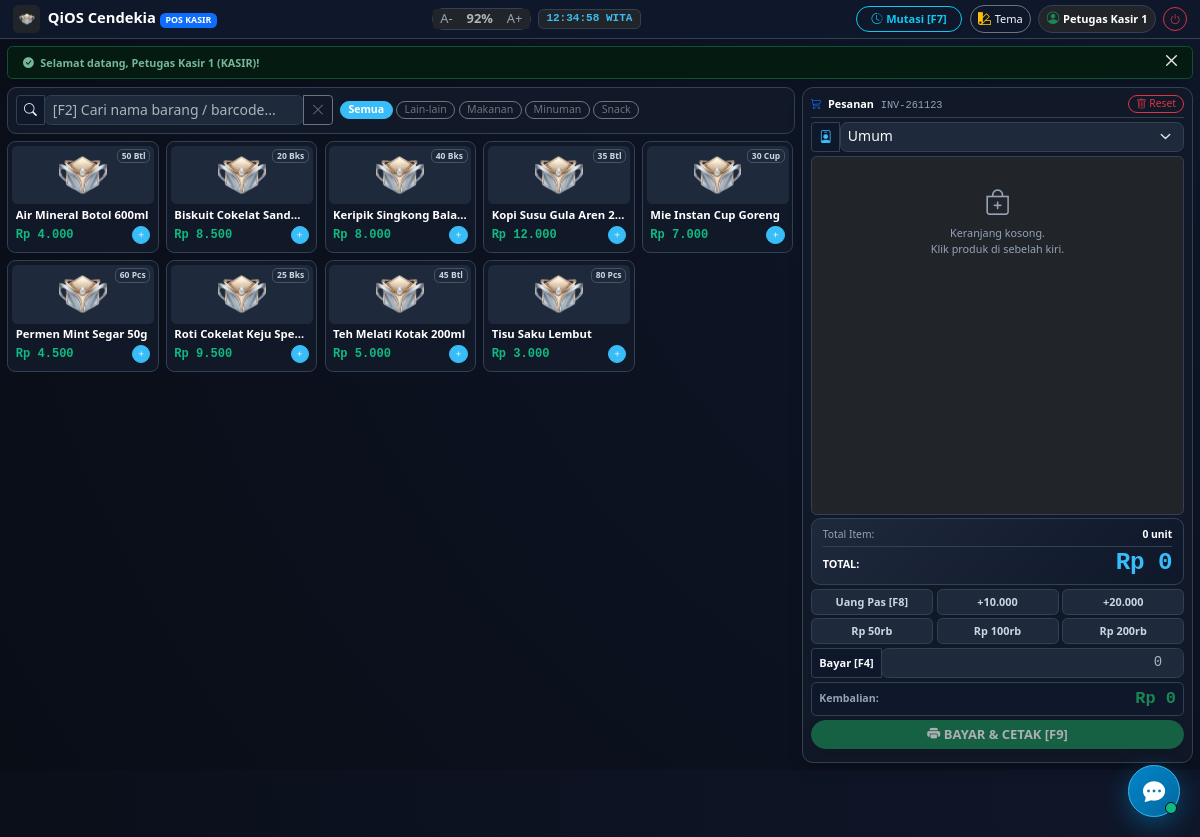
The app's page /qios/index.php (signed in) with its own data.
### tables this page shows
CREATE TABLE `kategori` (
    `id` INT AUTO_INCREMENT PRIMARY KEY,
    `nama_kategori` VARCHAR(100) NOT NULL UNIQUE,
    `deskripsi` VARCHAR(255) NULL,
    `created_at` TIMESTAMP DEFAULT CURRENT_TIMESTAMP
);

CREATE TABLE `produk` (
    `id` INT AUTO_INCREMENT PRIMARY KEY,
    `kategori_id` INT NULL,
    `satuan_id` INT NULL,
    `nama_produk` VARCHAR(150) NOT NULL,
    `barcode` VARCHAR(100) NULL,
    `harga` DECIMAL(12, 2) NOT NULL DEFAULT 0.00,
    `stok` INT NOT NULL DEFAULT 0,
    `deskripsi` TEXT NULL,
    `foto` VARCHAR(255) NULL,
    `created_at` TIMESTAMP DEFAULT CURRENT_TIMESTAMP,
    `updated_at` TIMESTAMP DEFAULT CURRENT_TIMESTAMP ON UPDATE CURRENT_TIMESTAMP,
    FOREIGN KEY (`kategori_id`) REFERENCES `kategori`(`id`) ON DELETE SET NULL,
    FOREIGN KEY (`satuan_id`) REFERENCES `satuan`(`id`) ON DELETE SET NULL
);

CREATE TABLE `satuan` (
    `id` INT AUTO_INCREMENT PRIMARY KEY,
    `nama_satuan` VARCHAR(100) NOT NULL UNIQUE,
    `kode_satuan` VARCHAR(20) NOT NULL,
    `deskripsi` VARCHAR(255) NULL,
    `created_at` TIMESTAMP DEFAULT CURRENT_TIMESTAMP
);

### qios/index.php (the view, shortened to what the rows shown need)
<?php
require_once __DIR__ . '/../config/database.php';
require_once __DIR__ . '/../config/auth.php';
$logo_rel_root = function_exists('get_app_logo_path') ? get_app_logo_path() : 'assets/images/logo.png';
$logo_v = file_exists(__DIR__ . '/../' . $logo_rel_root) ? filemtime(__DIR__ . '/../' . $logo_rel_root) : time();
$logo_url_kasir = function_exists('get_app_logo') ? get_app_logo('../') : ('../' . $logo_rel_root . '?v=' . $logo_v);
try {
    $stmt_kat = $pdo->query("SELECT * FROM kategori ORDER BY nama_kategori ASC");
    $kategori_list = $stmt_kat->fetchAll();
    $stmt_prod = $pdo->query("
        SELECT p.*, k.nama_kategori, s.nama_satuan, s.kode_satuan
        FROM produk p
        LEFT JOIN kategori k ON p.kategori_id = k.id
        LEFT JOIN satuan s ON p.satuan_id = s.id
        ORDER BY p.stok > 0 DESC, p.nama_produk ASC
    ");
    $produk_list = $stmt_prod->fetchAll();
} catch (PDOException $e) {
    die("Database Error: " . $e->getMessage());
}
$theme_info = function_exists('get_current_theme_data') ? get_current_theme_data() : ['mode' => 'dark'];
$theme_key  = function_exists('get_app_theme') ? get_app_theme() : 'midnight';
?>
<!DOCTYPE html>
<html lang="id" data-bs-theme="<?= $theme_info['mode'] ?>" data-theme="<?= e($theme_key) ?>">
<head>
    <link href="https://cdn.jsdelivr.net/npm/bootstrap@5.3.2/dist/css/bootstrap.min.css" rel="stylesheet">
    <link href="https://cdn.jsdelivr.net/npm/bootstrap-icons@1.11.3/font/bootstrap-icons.min.css" rel="stylesheet">
</head>
<body>
<main class="container-fluid py-2 px-2 flex-grow-1">
    <div class="row g-2">
        <div class="col-lg-8 col-xl-8 col-xxl-9">
            <div class="card border-0 p-2 mb-2" style="background-color: var(--bg-card); border: 1px solid var(--border-color) !important; border-radius: 10px;">
                <div class="row g-2 align-items-center">
                    <div class="col-md-7">
                        <div class="d-flex gap-1 overflow-x-auto pb-0" id="categoryPills">
                            <button type="button" class="btn btn-sm btn-primary rounded-pill px-2 py-0 kat-btn active" style="font-size: 0.72rem;" data-kat="all" onclick="filterCategory('all', this)">
                                Semua
                            </button>
                            <?php foreach ($kategori_list as $kat): ?>
                                <button type="button" class="btn btn-sm btn-outline-secondary rounded-pill px-2 py-0 kat-btn text-nowrap" style="font-size: 0.72rem;" data-kat="<?= (int)$kat['id'] ?>" onclick="filterCategory(<?= (int)$kat['id'] ?>, this)">
                                    <?= e($kat['nama_kategori']) ?>
                                </button>
                            <?php endforeach; ?>
                        </div>
                    </div>
                </div>
            </div>
            <div class="row row-cols-2 row-cols-sm-3 row-cols-md-4 row-cols-xl-5 row-cols-xxl-6 g-2" id="productGrid" style="max-height: calc(100vh - 125px); overflow-y: auto; padding-right: 2px;">
                <?php foreach ($produk_list as $p): ?>
                    <?php
                        $habis = ((int)$p['stok'] <= 0);
                        $kat_id = (int)($p['kategori_id'] ?? 0);
                        $sat_code = e($p['kode_satuan'] ?? ($p['nama_satuan'] ?? 'pcs'));
                    ?>
                    <div class="col product-item"
                         data-id="<?= (int)$p['id'] ?>"
                         data-nama="<?= e($p['nama_produk']) ?>"
                         data-harga="<?= (float)$p['harga'] ?>"
                         data-stok="<?= (int)$p['stok'] ?>"
                         data-satuan="<?= $sat_code ?>"
                         data-kat="<?= $kat_id ?>">
                        <div class="pos-product-card p-1 <?= $habis ? 'out-of-stock' : '' ?>"
                             onclick='addToCart(<?= (int)$p['id'] ?>, <?= json_encode($p['nama_produk']) ?>, <?= (float)$p['harga'] ?>, <?= (int)$p['stok'] ?>, <?= json_encode($sat_code) ?>)'>
                            <div class="product-icon-wrap rounded mb-1">
                                <?php if (!empty($p['foto']) && file_exists(__DIR__ . '/../' . $p['foto'])): ?>
                                    <img src="../<?= e($p['foto']) ?>?v=<?= filemtime(__DIR__ . '/../' . $p['foto']) ?>" alt="Foto" class="rounded">
                                <?php else: ?>
                                    <img src="<?= e($logo_url_kasir) ?>" alt="Icon">
                                <?php endif; ?>
                                <span class="badge position-absolute top-0 end-0 m-1 <?= $habis ? 'bg-danger' : 'bg-secondary' ?>" style="font-size: 0.58rem; padding: 2px 4px;">
                                    <?= $habis ? 'HABIS' : ((int)$p['stok'] . ' ' . $sat_code) ?>
                                </span>
                            </div>
                            <div class="d-flex flex-column flex-grow-1 px-1 pb-1">
                                <div class="product-title text-white text-truncate" title="<?= e($p['nama_produk']) ?>">
                                    <?= e($p['nama_produk']) ?>
                                </div>
                                <div class="mt-auto pt-1 d-flex justify-content-between align-items-center">
                                    <span class="product-price-tag">
                                        <?= rupiah($p['harga']) ?>
                                    </span>
                                    <button type="button" class="btn btn-sm btn-primary rounded-circle p-0" style="width: 20px; height: 20px; font-size: 0.7rem; display: flex; align-items: center; justify-content: center;" <?= $habis ? 'disabled' : '' ?>>
                                        <i class="bi bi-plus"></i>
                                    </button>
                                </div>
                            </div>
                        </div>
                    </div>
                <?php endforeach; ?>
            </div>
        </div>
    </div>
</main>
</body>
</html>

### records on screen
kategori: nama_kategori "Lain-lain"
kategori: nama_kategori "Makanan"
kategori: nama_kategori "Minuman"
kategori: nama_kategori "Snack"
produk: stok "50", satuan.kode_satuan "Btl", nama_produk "Air Mineral Botol 600ml", harga "Rp 4.000"
produk: stok "20", satuan.kode_satuan "Bks", nama_produk "Biskuit Cokelat Sandwic…", harga "Rp 8.500"
produk: stok "40", satuan.kode_satuan "Bks", nama_produk "Keripik Singkong Balad…", harga "Rp 8.000"
produk: stok "35", satuan.kode_satuan "Btl", nama_produk "Kopi Susu Gula Aren 250…", harga "Rp 12.000"
produk: stok "30", satuan.kode_satuan "Cup", nama_produk "Mie Instan Cup Goreng", harga "Rp 7.000"
produk: stok "60", satuan.kode_satuan "Pcs", nama_produk "Permen Mint Segar 50g", harga "Rp 4.500"
produk: stok "25", satuan.kode_satuan "Bks", nama_produk "Roti Cokelat Keju Spesia…", harga "Rp 9.500"
produk: stok "45", satuan.kode_satuan "Btl", nama_produk "Teh Melati Kotak 200ml", harga "Rp 5.000"
produk: stok "80", satuan.kode_satuan "Pcs", nama_produk "Tisu Saku Lembut", harga "Rp 3.000"

### other values on screen
get_app_name() "QiOS Cendekia"
$user_active['nama_lengkap'] "Petugas Kasir 1"
$_SESSION['flash_success'] "Selamat datang, Petugas Kasir 1 (KASIR)!"
